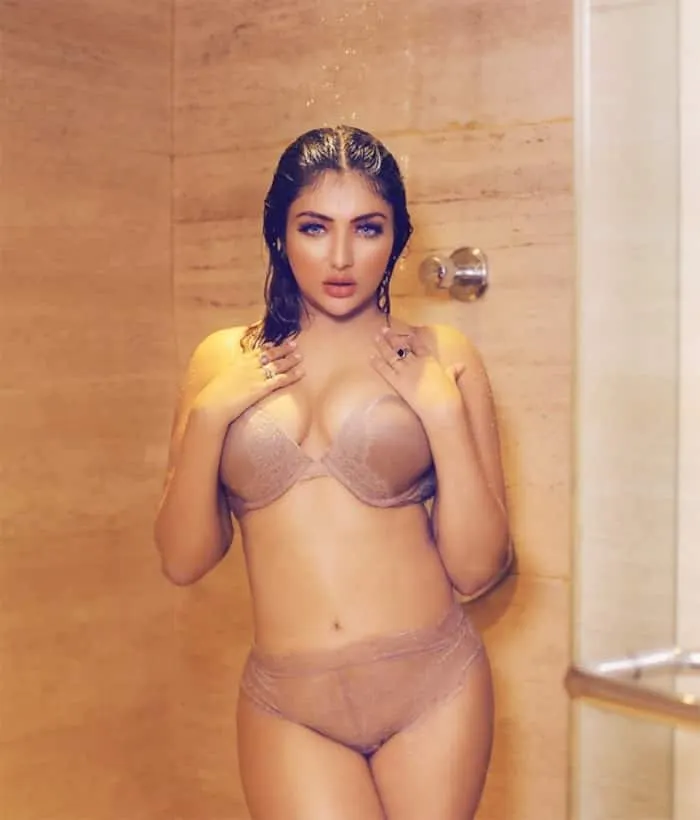
#> input picture ullu-app-web-series-actress-khushi-mukherjee-hot-photos-202204-1650530127.png, 700 x 820 px
$ python flipped.py
#> lines starting #> are read from the running program, lines starting #| are printed output that depends on the picture
import cv2

image = cv2.imread("ullu-app-web-series-actress-khushi-mukherjee-hot-photos-202204-1650530127.png")
#> image is the input picture: shape (820, 700, 3); mean B, G, R 115, 147.6, 198.5
if image is not None:
    print("Image loaded successfully.")
    flipped_image_horizontally = cv2.flip(image, 1)  # Flip horizontally
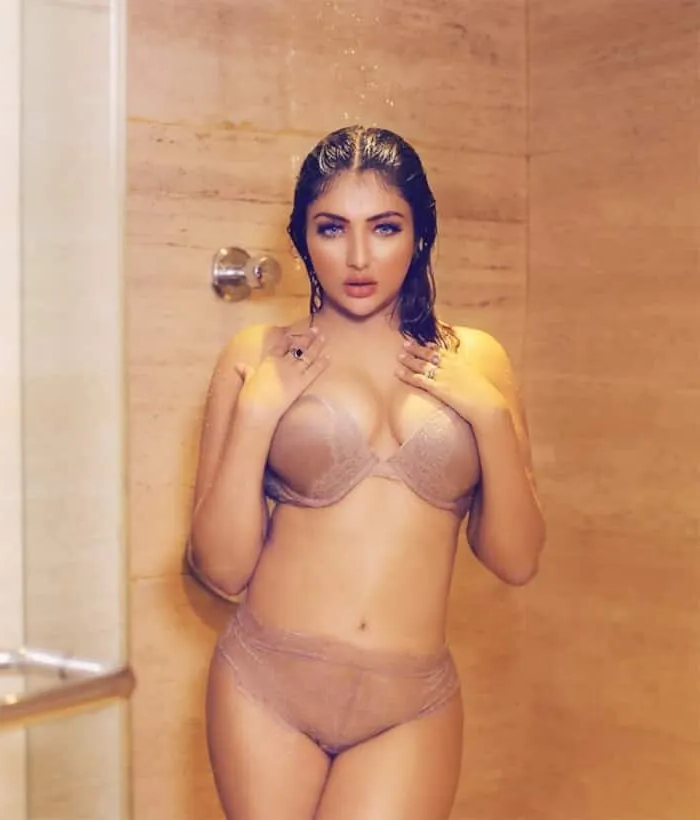
#> flipped_image_horizontally: shape (820, 700, 3); mean B, G, R 115, 147.6, 198.5
    flipped_image_vertically = cv2.flip(image, 0)    # Flip vertically
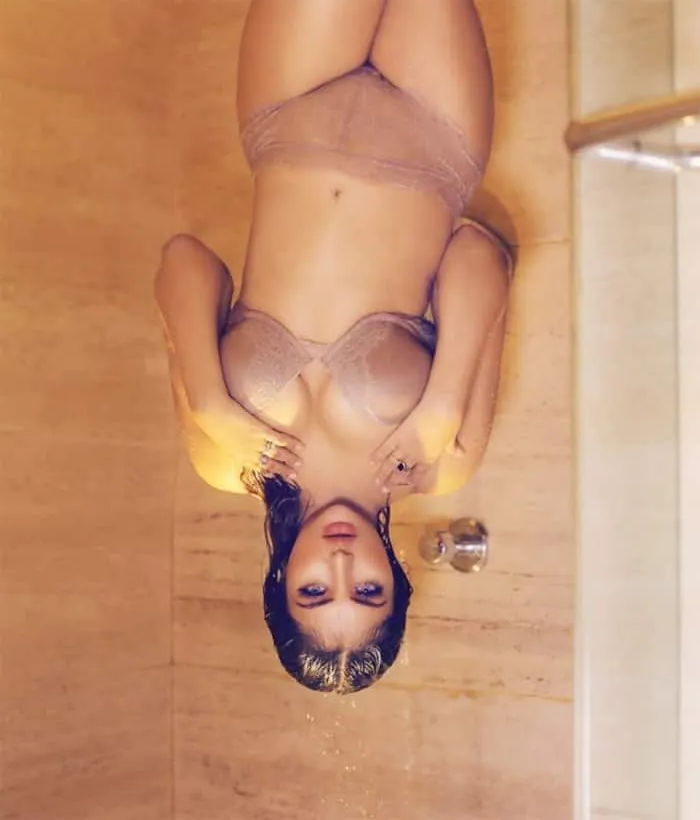
#> flipped_image_vertically: shape (820, 700, 3); mean B, G, R 115, 147.6, 198.5
    flipped_image_both = cv2.flip(image, -1)        # Flip both horizontally and vertically
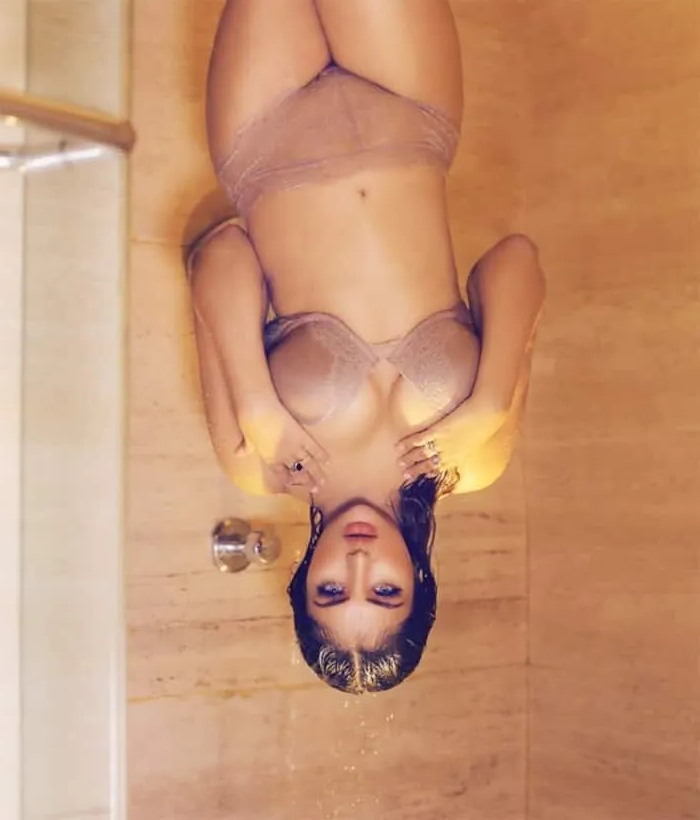
#> flipped_image_both: shape (820, 700, 3); mean B, G, R 115, 147.6, 198.5
    cv2.imshow("Original Image", image)
    print("Image flipped horizontally, vertically, and both.")
    # Display the flipped images
    cv2.imshow("Flipped Horizontally", flipped_image_horizontally)
    cv2.imshow("Flipped Vertically", flipped_image_vertically)
    cv2.imshow("Flipped Both", flipped_image_both)
    cv2.waitKey(0)
    cv2.destroyAllWindows()
else:
    print("Error: Could not read the image.")
